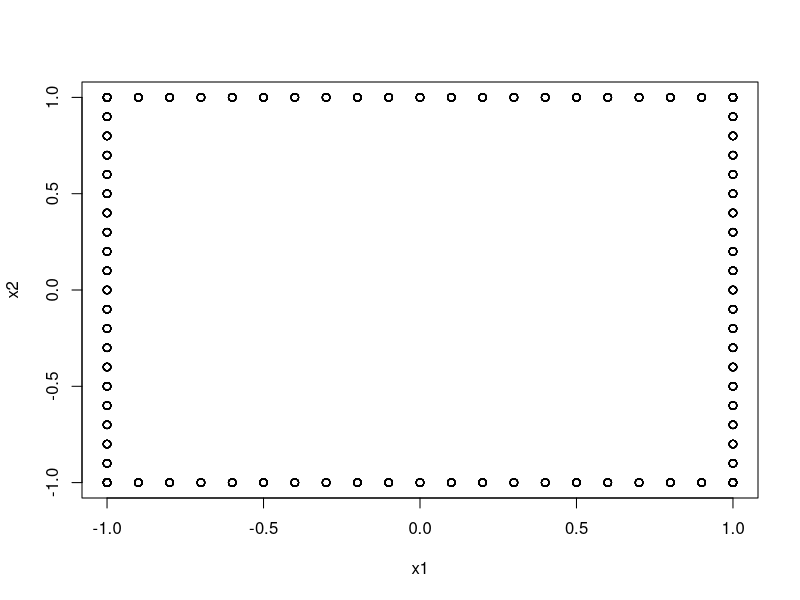
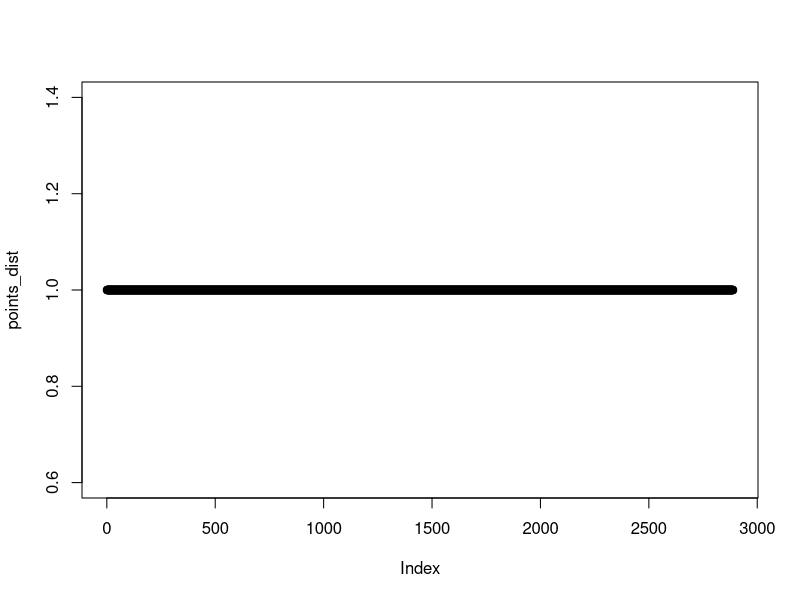
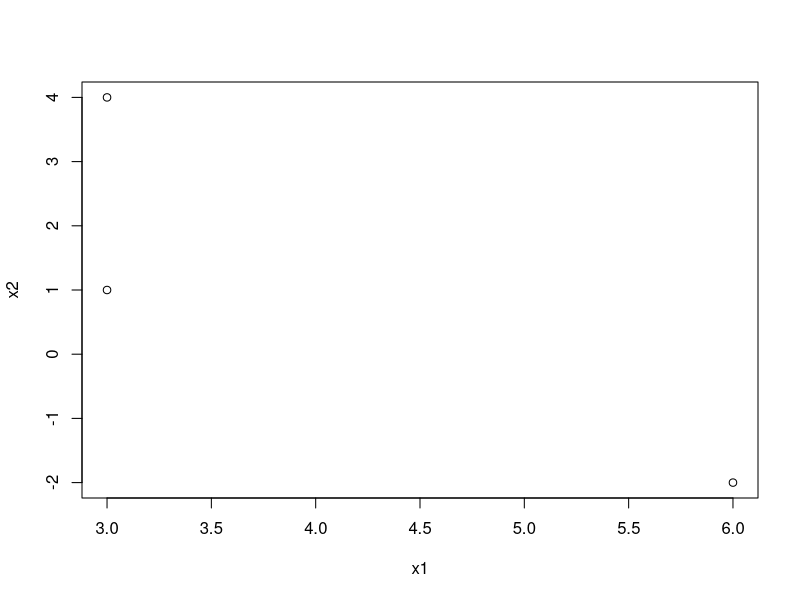

Reproduce these figures in R, in order.
### Lista 01 ###

#### Cap 1 ####

#### 1.12 ####

if (!require(mvtnorm)) install.packages("mvtnorm")
library(mvtnorm)

dist = function(P) {
  return(max(abs(P[1]), abs(P[2])))
}

#a) 
P = c(-3, 4)
P_dist = dist(P)
paste("Distance of P to the origin: " , P_dist)

#b) 
# Os pontos que terao distancia 1 da origem sao os que tem +-1 em uma das coordenadas 
#e um numero entre 0 e 1 (+-) na outra 
min = seq(from= -0.9, to = 0.9, by=0.1)
max = c(rep(1,19), rep(-1,19))

#Todas as combinacoes que geram dist = 1
x1 = c(min, max)
x2 = c(max, min)
points = as.matrix(expand.grid(x1 = x1, x2 = x2))
points = points[((abs(points[,"x1"])) == 1 | (abs(points[, "x2"]) == 1)),]

plot(points)

points_dist = apply(points, 1, dist)
plot(points_dist)

#c)

dist_gen = function(P){
  abs_values = sapply(P, abs)
  return(max(abs_values))
}

P_gen = c(2, -3, 5, -8)
dist_gen(P_gen)

#### 1.17 ####

data = read.table("../Wichern_data/T1-9.dat", sep = "\t")
head(data)
colnames(data) = c("Country", "100m", "200m", "400m", "800m", "1500m", "3000m", "Marathon")

x_barra = sapply(data[,2:8], mean)
x_barra

Sn = cov(data[2:8])
Sn

R = cor(data[2:8])
R

# Observa-se que entre distancias com metragem masi proxima, a correlacao eh maior
# enquanto grandes diferencas de distancia tem uma correlacao menor
# Max: 1500m - 3000m: 0.97
# Min: 100m - Marathon: 0.66

#### 1.18 ####

#Convertendo os tempos para metros/segundo

data2 = data
data2[,2] = sapply(data2[,2], function(x){100/x})
data2[,3] = sapply(data2[,3], function(x){200/x})
data2[,4] = sapply(data2[,4], function(x){400/x})
data2[,5] = sapply(data2[,5], function(x){800/(x*60)})
data2[,6] = sapply(data2[,6], function(x){1500/(x*60)})
data2[,7] = sapply(data2[,7], function(x){3000/(x*60)})
data2[,8] = sapply(data2[,8], function(x){42195/(x*60)})

data2

x_barra2 = sapply(data2[,2:8], mean)
x_barra2

Sn2 = cov(data2[2:8])
Sn2

R2 = cor(data2[2:8])
R2

#Observa-se o mesmo resultados para a variavel convertida para metros por segundo

#### Cap 2 ####

#### 2.30 ####

mu = c(4,3,2,1)
sigma = rbind(c(3,0,2,2), c(0,1,1,0), c(2,1,9,-2), c(2,0,-2,4))

X = rmvnorm(100, mean = mu, sigma = sigma)

# X1 100x2
X1 = X[,1:2]

# X2 100x2
X2 = X[,3:4]

A = c(1,2)
B = rbind(c(1,-2), c(2,-1))

# AX1 1x100
AX1 = A%*%t(X1)
AX1

# BX2 2x100
BX2 = B%*%t(X2)
BX2

## a) E(X1) 
# 1x2
eX1 = apply(X1, 2, mean)
eX1

## b) E(AX1)
# escalar
eAX1 = apply(AX1, 1, mean)
eAX1

## c) Cov(X1)
# 2x2
covX1 = cov(X1)
covX1

## d) Cov(AX1)
# escalar
covAX1 = cov(t(AX1))
covAX1

## e) E(X2)
# 1x2
eX2 = apply(X2, 2, mean)
eX2

## f) E(BX2)
# 1x2
eBX2 = apply(BX2, 1, mean)
eBX2

## g) Cov(X2)
# 2x2
covX2 = cov(X2)
covX2

## h) Cov(BX2)
# 2x2
covBX2 = cov(t(BX2))
covBX2

## i) Cov(X1, X2)
# 2x2
covX1X2 = cov(X1,X2)
covX1X2

## j) Cov(AX1, BX2)
# 1x2
covAX1BX2 = cov(t(AX1), t(BX2))
covAX1BX2

#### 2.31 ####
remove(list = ls())
mu = c(4,3,2,1)
sigma = rbind(c(3,0,2,2), c(0,1,1,0), c(2,1,9,-2), c(2,0,-2,4))

X = rmvnorm(100, mean = mu, sigma = sigma)

# X1 100x2
X1 = X[,1:2]

# X2 100x2
X2 = X[,3:4]

A = c(1,-1)
B = rbind(c(2,-1), c(0,1))

# AX1 1x100
AX1 = A%*%t(X1)
AX1

# BX2 2x100
BX2 = B%*%t(X2)
BX2

## a) E(X1) 
# 1x2
eX1 = apply(X1, 2, mean)
eX1

## b) E(AX1)
# escalar
eAX1 = apply(AX1, 1, mean)
eAX1

## c) Cov(X1)
# 2x2
covX1 = cov(X1)
covX1

## d) Cov(AX1)
# escalar
covAX1 = cov(t(AX1))
covAX1

## e) E(X2)
# 1x2
eX2 = apply(X2, 2, mean)
eX2

## f) E(BX2)
# 1x2
eBX2 = apply(BX2, 1, mean)
eBX2

## g) Cov(X2)
# 2x2
covX2 = cov(X2)
covX2

## h) Cov(BX2)
# 2x2
covBX2 = cov(t(BX2))
covBX2

## i) Cov(X1, X2)
# 2x2
covX1X2 = cov(X1,X2)
covX1X2

## j) Cov(AX1, BX2)
# 1x2
covAX1BX2 = cov(t(AX1), t(BX2))
covAX1BX2

#### Cap 3 ####

#### 3.2 ####

# a)
X = cbind(c(3,6,3), c(4,-2,1))
colnames(X) = c("x1", "x2")
plot(X)

x_barra = apply(X, 2, mean)
x_barra

# c)




